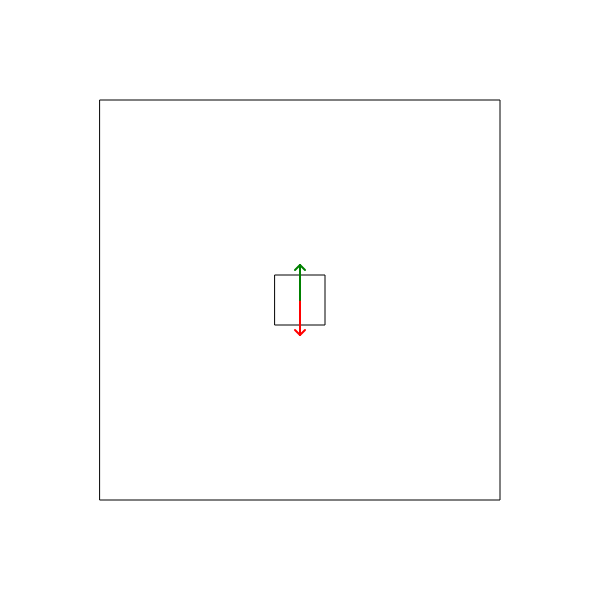
Frame 1 (no input)
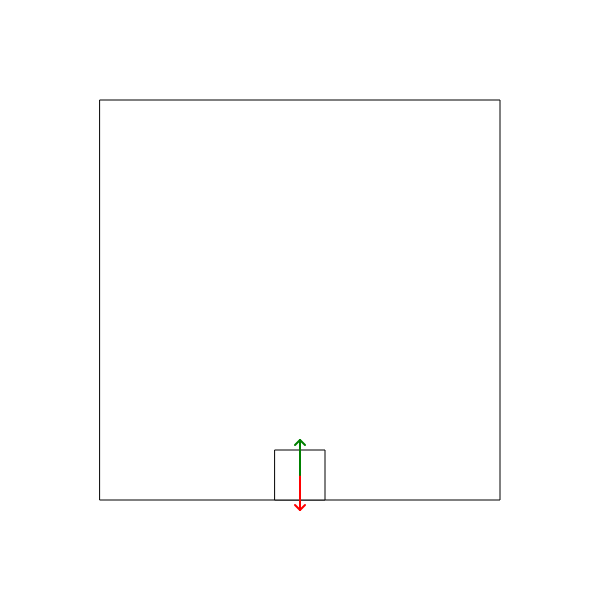
Frame 60 (no input)
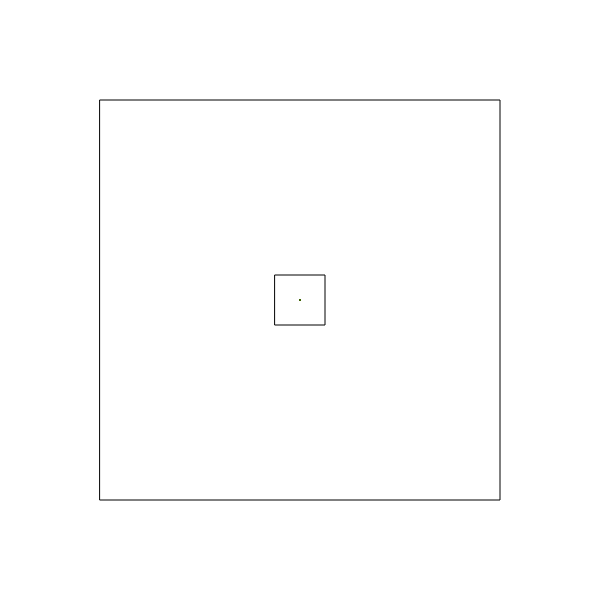
Frame 120 (the mouse pressed at the canvas centre since frame 60)

The p5.js sketch that drew these frames (run headless with seeded random() and noise() and a simulated clock; from frame 60 on, the mouse is pressed at the canvas centre):

// p5.js sketch
// ── sketch.js
let x, y;

let px = []
let py = []

let conv = 10;

let g = 5;
let vg = 0;

let r = 50;

function setup() {
    createCanvas(600, 600);
    rectMode(CENTER);

    x = width/2;
    y = height/2;

}

function arrow(x0, y0, x1, y1){
    line(x0, y0, x1, y1);

    push();
    translate(x1, y1);
    rotate(Math.atan2(y1-y0, x1-x0));

    if (abs(y1 - y0) > 2 || abs(x1 - x0) > 2){
        line(0, 0, -5, -5)
        line(0, 0, -5, 5)
    }
    pop();
}

function avg(a){
    let s = 0;
    for (let i = 0; i < a.length; i++){
        s += a[i]
    }

    return s / a.length
}

function draw() {

    background('white');
    strokeWeight(1)
    stroke('black')
    rect(width/2, height/2, 400, 400)

    px.push(x);
    py.push(y);

    if (px.length > conv) {
        px.shift()
        py.shift()
    }

    if (mouseIsPressed){
        x = mouseX
        y = mouseY
        vg = 0;
    } else {
        y += vg;
        vg += g;
    }
    
    x = constrain(x, 100+r/2, width-100-r/2);
    y = constrain(y, 100+r/2, height-100-r/2);

    vx = 5*(x - avg(px));
    vy = 5*(y - avg(py));

    if (mouseIsPressed){
        fx = constrain(mouseX, 0, width) - x;
        fy = constrain(mouseY, 0, height) - y;
    } else {
        fx = 0;
        fy = 7 * g;
    }
    

    
    rect(x, y, r);

    strokeWeight(2)
    
    if (mouseIsPressed){
        arrow(x, y, x + vx, y);
        arrow(x, y, x, y + vy);

        stroke('red')
        arrow(x, y, x + vx, y + vy);
        
    }
    
    stroke('red')
    arrow(x, y, x + fx, y + fy);

    stroke('green')
    if (mouseIsPressed || 
        (abs(vy) < 1 && abs(vx) < 1)){
        arrow(x, y, x - fx, y - fy);
    }
    

}
